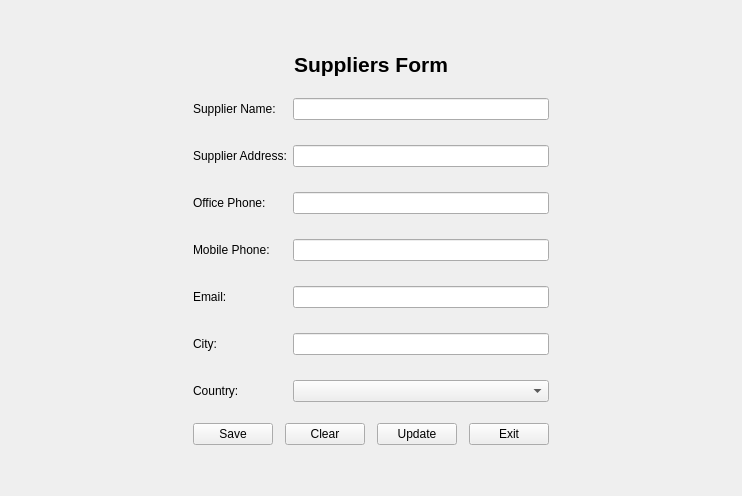
      <widget class="QWidget" name="Suppliers">
       <layout class="QGridLayout" name="gridLayout_4">
        <item row="0" column="1">
         <spacer name="verticalSpacer_8">
          <property name="orientation">
           <enum>Qt::Vertical</enum>
          </property>
          <property name="sizeHint" stdset="0">
           <size>
            <width>20</width>
            <height>41</height>
           </size>
          </property>
         </spacer>
        </item>
        <item row="1" column="0">
         <spacer name="horizontalSpacer_18">
          <property name="orientation">
           <enum>Qt::Horizontal</enum>
          </property>
          <property name="sizeHint" stdset="0">
           <size>
            <width>182</width>
            <height>20</height>
           </size>
          </property>
         </spacer>
        </item>
        <item row="1" column="1">
         <layout class="QVBoxLayout" name="verticalLayout_12">
          <item>
           <widget class="QLabel" name="label_8">
            <property name="font">
             <font>
              <pointsize>16</pointsize>
              <weight>75</weight>
              <bold>true</bold>
             </font>
            </property>
            <property name="text">
             <string>Suppliers Form</string>
            </property>
            <property name="alignment">
             <set>Qt::AlignCenter</set>
            </property>
           </widget>
          </item>
          <item>
           <layout class="QFormLayout" name="formLayout_4">
            <property name="formAlignment">
             <set>Qt::AlignCenter</set>
            </property>
            <property name="verticalSpacing">
             <number>25</number>
            </property>
            <property name="topMargin">
             <number>15</number>
            </property>
            <item row="0" column="0">
             <widget class="QLabel" name="suppnameTag_2">
              <property name="text">
               <string>Supplier Name:</string>
              </property>
             </widget>
            </item>
            <item row="0" column="1">
             <widget class="QLineEdit" name="supplierName_2">
              <property name="sizePolicy">
               <sizepolicy hsizetype="Expanding" vsizetype="Expanding">
                <horstretch>0</horstretch>
                <verstretch>0</verstretch>
               </sizepolicy>
              </property>
              <property name="maximumSize">
               <size>
                <width>16777215</width>
                <height>16777215</height>
               </size>
              </property>
             </widget>
            </item>
            <item row="1" column="0">
             <widget class="QLabel" name="suppAddressTag_2">
              <property name="text">
               <string>Supplier Address:</string>
              </property>
             </widget>
            </item>
            <item row="1" column="1">
             <widget class="QLineEdit" name="supplerAddress_2">
              <property name="sizePolicy">
               <sizepolicy hsizetype="Expanding" vsizetype="Expanding">
                <horstretch>0</horstretch>
                <verstretch>0</verstretch>
               </sizepolicy>
              </property>
              <property name="maximumSize">
               <size>
                <width>16777215</width>
                <height>16777215</height>
               </size>
              </property>
             </widget>
            </item>
            <item row="2" column="0">
             <widget class="QLabel" name="suppOfficePhoneTag_2">
              <property name="text">
               <string>Office Phone:</string>
              </property>
             </widget>
            </item>
            <item row="2" column="1">
             <widget class="QLineEdit" name="supplierOfficePhone_2">
              <property name="sizePolicy">
               <sizepolicy hsizetype="Expanding" vsizetype="Expanding">
                <horstretch>0</horstretch>
                <verstretch>0</verstretch>
               </sizepolicy>
              </property>
              <property name="maximumSize">
               <size>
                <width>16777215</width>
                <height>16777215</height>
               </size>
              </property>
             </widget>
            </item>
            <item row="3" column="0">
             <widget class="QLabel" name="supplierMobilephoneTag_2">
              <property name="text">
               <string>Mobile Phone:</string>
              </property>
             </widget>
            </item>
            <item row="3" column="1">
             <widget class="QLineEdit" name="supplierMobilePhone_2">
              <property name="sizePolicy">
               <sizepolicy hsizetype="Expanding" vsizetype="Expanding">
                <horstretch>0</horstretch>
                <verstretch>0</verstretch>
               </sizepolicy>
              </property>
              <property name="maximumSize">
               <size>
                <width>16777215</width>
                <height>16777215</height>
               </size>
              </property>
             </widget>
            </item>
            <item row="4" column="0">
             <widget class="QLabel" name="suplierEmailTag_2">
              <property name="text">
               <string>Email:</string>
              </property>
             </widget>
            </item>
            <item row="4" column="1">
             <widget class="QLineEdit" name="supplierEmail_2">
              <property name="sizePolicy">
               <sizepolicy hsizetype="Expanding" vsizetype="Expanding">
                <horstretch>0</horstretch>
                <verstretch>0</verstretch>
               </sizepolicy>
              </property>
              <property name="maximumSize">
               <size>
                <width>16777215</width>
                <height>16777215</height>
               </size>
              </property>
             </widget>
            </item>
            <item row="5" column="0">
             <widget class="QLabel" name="suppCityTag_2">
              <property name="text">
               <string>City:</string>
              </property>
             </widget>
            </item>
            <item row="5" column="1">
             <widget class="QLineEdit" name="supplierCity_2">
              <property name="sizePolicy">
               <sizepolicy hsizetype="Expanding" vsizetype="Expanding">
                <horstretch>0</horstretch>
                <verstretch>0</verstretch>
               </sizepolicy>
              </property>
              <property name="maximumSize">
               <size>
                <width>16777215</width>
                <height>16777215</height>
               </size>
              </property>
             </widget>
            </item>
            <item row="6" column="0">
             <widget class="QLabel" name="suppCountryTag_2">
              <property name="text">
               <string>Country:</string>
              </property>
             </widget>
            </item>
            <item row="6" column="1">
             <widget class="QComboBox" name="supplierCountry_2">
              <property name="sizePolicy">
               <sizepolicy hsizetype="Expanding" vsizetype="Expanding">
                <horstretch>0</horstretch>
                <verstretch>0</verstretch>
               </sizepolicy>
              </property>
              <property name="maximumSize">
               <size>
                <width>16777215</width>
                <height>16777215</height>
               </size>
              </property>
             </widget>
            </item>
           </layout>
          </item>
          <item>
           <layout class="QHBoxLayout" name="horizontalLayout_17">
            <property name="spacing">
             <number>12</number>
            </property>
            <property name="topMargin">
             <number>15</number>
            </property>
            <item>
             <widget class="QPushButton" name="SupplierSubmit_2">
              <property name="text">
               <string>Save</string>
              </property>
             </widget>
            </item>
            <item>
             <widget class="QPushButton" name="supplierClear_2">
              <property name="text">
               <string>Clear</string>
              </property>
             </widget>
            </item>
            <item>
             <widget class="QPushButton" name="supplierUpdateButton">
              <property name="text">
               <string>Update</string>
              </property>
             </widget>
            </item>
            <item>
             <widget class="QPushButton" name="supplierClose_2">
              <property name="text">
               <string>Exit</string>
              </property>
             </widget>
            </item>
           </layout>
          </item>
         </layout>
        </item>
        <item row="1" column="2">
         <spacer name="horizontalSpacer_19">
          <property name="orientation">
           <enum>Qt::Horizontal</enum>
          </property>
          <property name="sizeHint" stdset="0">
           <size>
            <width>182</width>
            <height>20</height>
           </size>
          </property>
         </spacer>
        </item>
        <item row="2" column="1">
         <spacer name="verticalSpacer_7">
          <property name="orientation">
           <enum>Qt::Vertical</enum>
          </property>
          <property name="sizeHint" stdset="0">
           <size>
            <width>20</width>
            <height>40</height>
           </size>
          </property>
         </spacer>
        </item>
       </layout>
      </widget>
